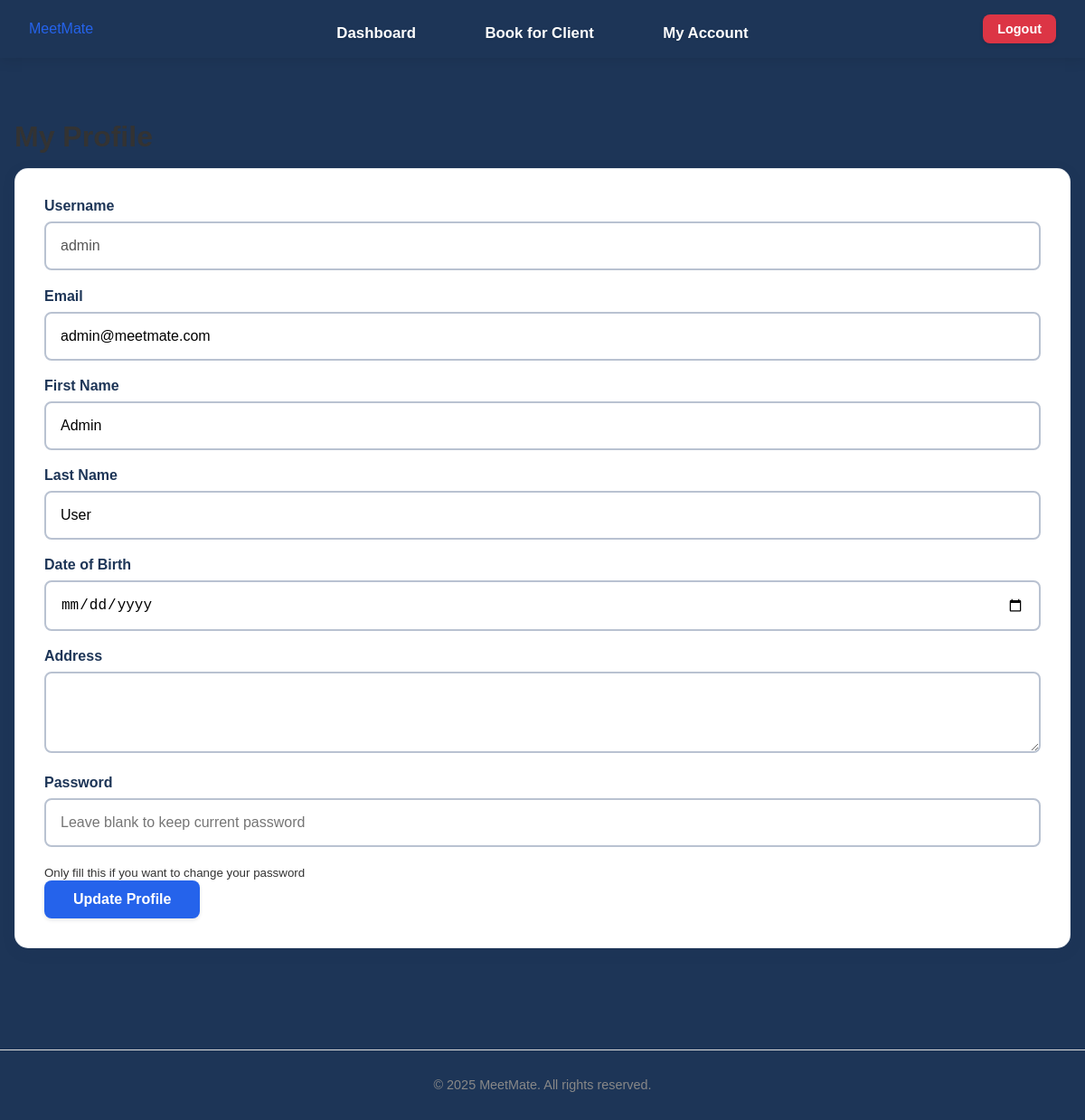
The page /profile (signed in) on the database as committed earlier.
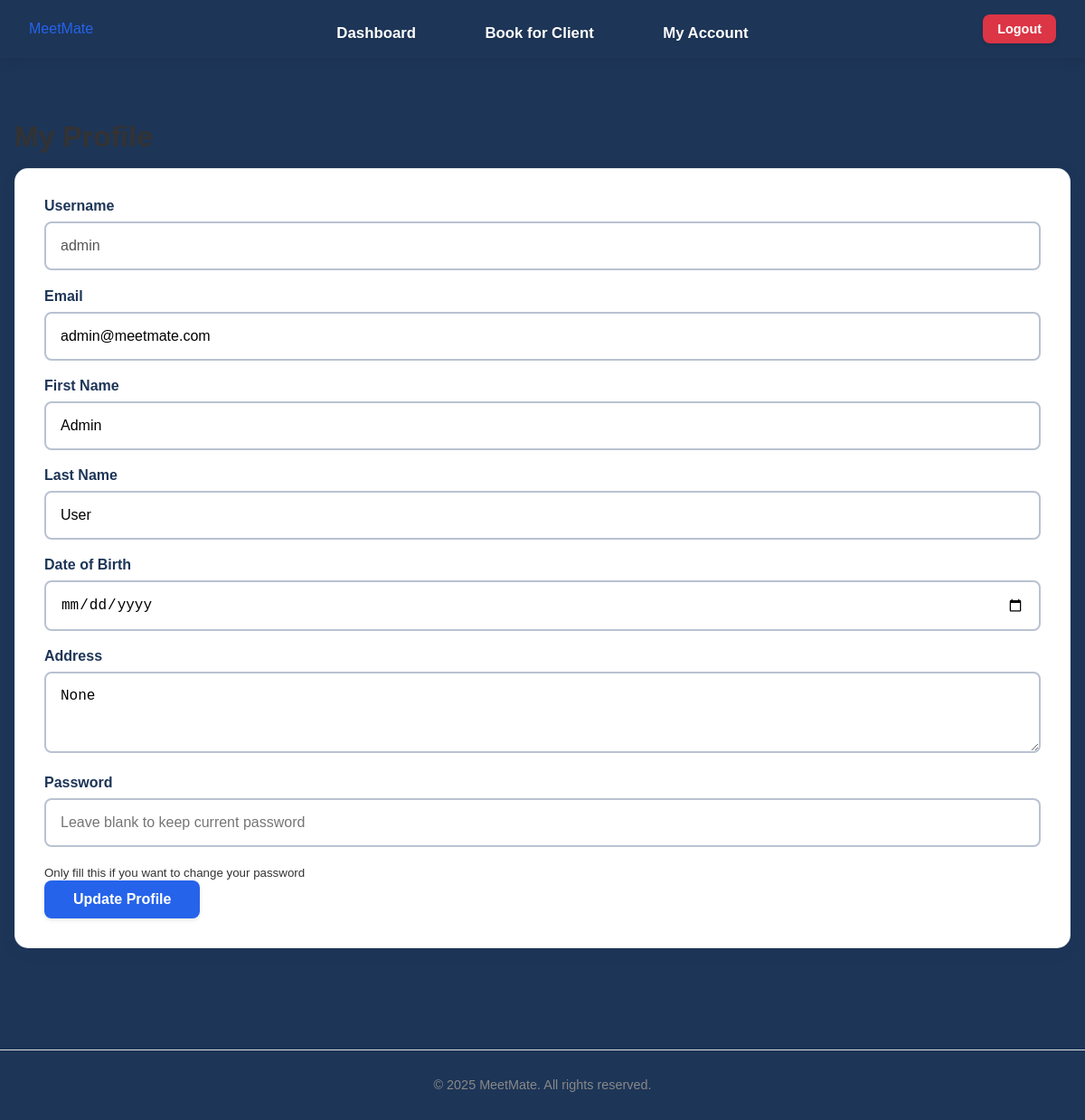
The same page on the database as committed later.
### tables this page shows
CREATE TABLE users (
                id INTEGER PRIMARY KEY AUTOINCREMENT,
                username TEXT NOT NULL UNIQUE,
                email TEXT NOT NULL UNIQUE,
                password TEXT NOT NULL,
                firstname TEXT,
                lastname TEXT,
                dob TEXT,
                address TEXT,
                role TEXT DEFAULT 'user'
            );

### app.py (the view, shortened to what this page needs)
@app.route('/profile', methods=['GET', 'POST'])
@login_required
def profile():
    user = get_user_by_id(session['user_id'])
    if not user:
        flash('User not found', 'error')
        return redirect(url_for('logout'))
    if request.method == 'GET':
        return render_template('profile.html', user=user)

### app.py (called while the page is built)
def get_database_path():
    app_directory = app.root_path
    instance_directory = os.path.join(app_directory, 'instance')
    os.makedirs(instance_directory, exist_ok=True)
    database_path = os.path.join(instance_directory, 'meetmate.db')
    return database_path

def get_database_connection():
    db_path = get_database_path()
    connection = sqlite3.connect(db_path)
    connection.row_factory = sqlite3.Row
    return connection

def get_user_by_id(user_id):
    connection = get_database_connection()
    cursor = connection.cursor()
    cursor.execute("SELECT * FROM users WHERE id = ?", (user_id,))
    user = cursor.fetchone()
    connection.close()
    if user:
        return dict(user)
    return None

def login_required(f):
    @wraps(f)
    def decorated_function(*args, **kwargs):
        if 'user_id' not in session:
            flash('Please login to access this page', 'error')
            return redirect(url_for('login'))
        user = get_user_by_id(session['user_id'])
        if not user:
            session.clear()
            flash('Your account is no longer valid. Please login again.', 'warning')
            return redirect(url_for('login'))
        return f(*args, **kwargs)
    return decorated_function

### templates/profile.html (shortened to what this page needs)
{% extends "base.html" %}
{% block content %}
<div class="profile-page">
    <h1>My Profile</h1>
    <div class="profile-form">
        <form method="POST" action="{{ url_for('profile') }}" class="form">
            <div class="form-group">
                <label for="username">Username</label>
                <input type="text" id="username" value="{{ user.username }}" disabled>
            </div>
            <div class="form-group">
                <label for="email">Email</label>
                <input type="email" id="email" name="email" value="{{ user.email }}" required>
            </div>
            <div class="form-group">
                <label for="firstname">First Name</label>
                <input type="text" id="firstname" name="firstname" value="{{ user.firstname or '' }}">
            </div>
            <div class="form-group">
                <label for="lastname">Last Name</label>
                <input type="text" id="lastname" name="lastname" value="{{ user.lastname or '' }}">
            </div>
            <div class="form-group">
                <label for="dob">Date of Birth</label>
                <input type="date" id="dob" name="dob" value="{{ user.dob or '' }}">
            </div>
            <div class="form-group">
                <label for="address">Address</label>
                <textarea id="address" name="address" rows="3">{{ user.address or '' }}</textarea>
            </div>
            <div class="form-group">
                <label for="password">Password</label>
                <input type="password" id="password" name="password" placeholder="Leave blank to keep current password">
                <small>Only fill this if you want to change your password</small>
            </div>
            <div class="form-group">
                <button type="submit" class="btn btn-primary">Update Profile</button>
            </div>
        </form>
    </div>
</div>
{% endblock %}

### templates/base.html (shortened to what this page needs)
<!DOCTYPE html>
<html>
    <head>
        <link rel="stylesheet" type="text/css" href="{{ url_for('static', filename='css/style.css')}}" />
        <link rel="stylesheet" href="https://cdnjs.cloudflare.com/ajax/libs/font-awesome/6.0.0/css/all.min.css">
        <link rel="icon" type="image/png" href="{{ url_for('static', filename='images/favicon.png') }}">    </head>
    <body{% if request.endpoint == 'index' %} class="home-page-body"{% endif %}>        <header>
            <div class="header-content">
                <div class="logo">
                    <a href="{{ url_for('index') }}">MeetMate</a>
                </div>                <nav>                    <ul>                        {% if session.user_id %}                            {% if session.role == 'admin' %}
                                <li><a href="{{ url_for('dashboard') }}">Dashboard</a></li>
                                <li><a href="{{ url_for('admin_book') }}">Book for Client</a></li>
                                <li><a href="{{ url_for('admin') }}">My Account</a></li>
                            {% endif %}
                        {% else %}
                            <li><a href="{{ url_for('about') }}">Contact us</a></li>
                        {% endif %}
                    </ul>                </nav>
                {% if session.user_id %}
                <div class="user-menu">
                    <a href="{{ url_for('logout') }}" class="btn btn-logout">Logout</a>
                </div>
                {% endif %}
            </div>
        </header>
        <div class="container">
            {% block content %}{% endblock %}
        </div>
        <footer>
            <p>&copy; 2025 MeetMate. All rights reserved.</p>
        </footer>
    </body>
</html>

### static/css/style.css (style rules this page uses)
body { font-family: Arial, sans-serif; color: #333; background-color: #1d3557; margin: 0; padding: 0; }
h1, h2, h3, h4, h5, h6 { margin-bottom: 1rem; font-weight: bold; }
a { text-decoration: none; color: #2563eb; }
.container { max-width: 1200px; margin: 0 auto; padding: 1rem; min-height: 500px; }
header { background-color: transparent; box-shadow: 0 2px 15px rgba(0, 0, 0, 0.10); padding: 1rem 2rem; position: sticky; top: 0; z-index: 100; }
header .header-content { display: flex; align-items: center; position: relative; }
.logo { flex: 0 0 auto; }
nav { position: absolute; left: 50%; transform: translateX(-50%); text-align: center; }
nav ul { list-style: none; padding: 0; margin: 10px 0 0 0; text-align: center; }
nav ul li { display: inline-block; margin: 0 1rem; }
nav ul li a { color: #ffffff; padding: 0.75rem 1.25rem; display: block; font-weight: 600; font-size: 1.05rem; border-radius: 8px; transition: all 0.3s ease; text-shadow: 0 1px 2px rgba(0, 0, 0, 0.1); }
footer { text-align: center; padding: 1rem; background-color: transparent; border-top: 1px solid #ddd; color: #888; font-size: 0.9rem; margin-top: 2rem; }
.btn { display: inline-block; padding: 0.75rem 1.5rem; border: none; border-radius: 8px; cursor: pointer; font-size: 1rem; font-weight: 600; text-decoration: none; text-align: center; transition: all 0.3s ease; box-shadow: 0 2px 4px rgba(0, 0, 0, 0.1); }
.btn-primary { background-color: #2563eb; color: white; padding: 0.75rem 2rem; border-radius: 8px; font-weight: 600; border: none; cursor: pointer; text-decoration: none; display: inline-block; font-size: 1rem; transition: all 0.3s ease; }
.form-group label { display: block; margin-bottom: 0.5rem; font-weight: bold; }
.form-group input, .form-group select, .form-group textarea { width: 100%; padding: 0.75rem; border: 1px solid #ddd; border-radius: 4px; font-size: 1rem; box-sizing: border-box; }
.booking-page, .profile-page { padding: 2rem 0; background-color: #1d3557; min-height: calc(100vh - 200px); }
.booking-form, .profile-form { background-color: #b9c2d1; padding: 2rem; border-radius: 15px; box-shadow: 0 4px 15px rgba(29, 53, 87, 0.1); margin-bottom: 2rem; border: 1px solid rgba(185, 194, 209, 0.3); }
.profile-form { background-color: white; padding: 2rem; border-radius: 15px; box-shadow: 0 4px 15px rgba(29, 53, 87, 0.1); border: 1px solid rgba(185, 194, 209, 0.3); }
.form-group input, .form-group textarea, .form-group select { width: 100%; margin-bottom: 1.2rem; padding: 1rem; border: 2px solid #b9c2d1; border-radius: 8px; font-size: 1rem; background-color: white; }
.form-group label { display: block; margin-bottom: 0.5rem; color: #1d3557; font-weight: 600; }
.user-menu { margin-left: auto; }
.btn-logout { background-color: #dc3545; color: white; border: none; padding: 0.5rem 1rem; border-radius: 8px; text-decoration: none; font-weight: 600; font-size: 0.9rem; transition: all 0.3s ease; box-shadow: 0 2px 4px rgba(0, 0, 0, 0.1); }

Rows that differ between the two databases and show on the page:
changed users "admin": address (not shown) → "None"
